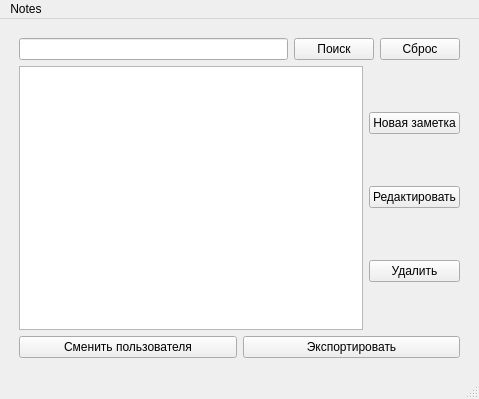
<?xml version="1.0" encoding="UTF-8"?>
<ui version="4.0">
 <class>MainWindow</class>
 <widget class="QMainWindow" name="MainWindow">
  <property name="geometry">
   <rect>
    <x>0</x>
    <y>0</y>
    <width>479</width>
    <height>399</height>
   </rect>
  </property>
  <property name="windowTitle">
   <string>Notes</string>
  </property>
  <widget class="QWidget" name="centralwidget">
   <layout class="QVBoxLayout" name="verticalLayout">
    <item>
     <layout class="QHBoxLayout" name="horizontalLayout">
      <property name="leftMargin">
       <number>10</number>
      </property>
      <property name="topMargin">
       <number>10</number>
      </property>
      <property name="rightMargin">
       <number>10</number>
      </property>
      <item>
       <widget class="QLineEdit" name="search_line"/>
      </item>
      <item>
       <widget class="QPushButton" name="search_button">
        <property name="text">
         <string>Поиск</string>
        </property>
       </widget>
      </item>
      <item>
       <widget class="QPushButton" name="discharge_button">
        <property name="text">
         <string>Сброс</string>
        </property>
       </widget>
      </item>
     </layout>
    </item>
    <item>
     <layout class="QHBoxLayout" name="horizontalLayout_3">
      <property name="leftMargin">
       <number>10</number>
      </property>
      <property name="rightMargin">
       <number>10</number>
      </property>
      <item>
       <widget class="QListWidget" name="notes_list"/>
      </item>
      <item>
       <layout class="QVBoxLayout" name="verticalLayout_2">
        <item>
         <widget class="QPushButton" name="new_note_button">
          <property name="text">
           <string>Новая заметка</string>
          </property>
         </widget>
        </item>
        <item>
         <widget class="QPushButton" name="edit_note_button">
          <property name="text">
           <string>Редактировать</string>
          </property>
         </widget>
        </item>
        <item>
         <widget class="QPushButton" name="delete_note_button">
          <property name="text">
           <string>Удалить</string>
          </property>
         </widget>
        </item>
       </layout>
      </item>
     </layout>
    </item>
    <item>
     <layout class="QHBoxLayout" name="horizontalLayout_2">
      <property name="leftMargin">
       <number>10</number>
      </property>
      <property name="rightMargin">
       <number>10</number>
      </property>
      <property name="bottomMargin">
       <number>10</number>
      </property>
      <item>
       <widget class="QPushButton" name="user_change_button">
        <property name="text">
         <string>Сменить пользователя</string>
        </property>
       </widget>
      </item>
      <item>
       <widget class="QPushButton" name="export_button">
        <property name="text">
         <string>Экспортировать</string>
        </property>
       </widget>
      </item>
     </layout>
    </item>
   </layout>
  </widget>
  <widget class="QStatusBar" name="statusbar"/>
  <widget class="QMenuBar" name="menubar">
   <property name="geometry">
    <rect>
     <x>0</x>
     <y>0</y>
     <width>479</width>
     <height>24</height>
    </rect>
   </property>
   <widget class="QMenu" name="menu">
    <property name="title">
     <string>Notes</string>
    </property>
    <addaction name="change_user_action"/>
    <addaction name="separator"/>
    <addaction name="exit_action"/>
   </widget>
   <addaction name="menu"/>
  </widget>
  <action name="new_note_action">
   <property name="text">
    <string>Новая заметка</string>
   </property>
  </action>
  <action name="change_user_action">
   <property name="text">
    <string>Сменить пользователя</string>
   </property>
  </action>
  <action name="export_action">
   <property name="text">
    <string>Экспорт</string>
   </property>
  </action>
  <action name="exit_action">
   <property name="text">
    <string>Выход</string>
   </property>
  </action>
  <action name="about_action">
   <property name="text">
    <string>О программе</string>
   </property>
  </action>
 </widget>
 <resources/>
 <connections/>
</ui>
